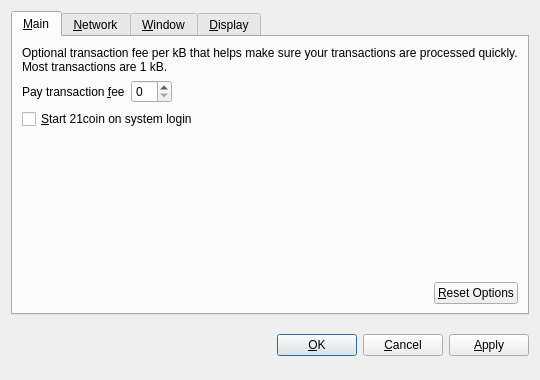
<?xml version="1.0" encoding="UTF-8"?>
<ui version="4.0">
 <class>OptionsDialog</class>
 <widget class="QDialog" name="OptionsDialog">
  <property name="geometry">
   <rect>
    <x>0</x>
    <y>0</y>
    <width>540</width>
    <height>380</height>
   </rect>
  </property>
  <property name="windowTitle">
   <string>Options</string>
  </property>
  <property name="modal">
   <bool>true</bool>
  </property>
  <layout class="QVBoxLayout" name="verticalLayout">
   <item>
    <widget class="QTabWidget" name="tabWidget">
     <property name="tabPosition">
      <enum>QTabWidget::North</enum>
     </property>
     <property name="currentIndex">
      <number>0</number>
     </property>
     <widget class="QWidget" name="tabMain">
      <attribute name="title">
       <string>&amp;Main</string>
      </attribute>
      <layout class="QVBoxLayout" name="verticalLayout_Main">
       <item>
        <widget class="QLabel" name="transactionFeeInfoLabel">
         <property name="text">
          <string>Optional transaction fee per kB that helps make sure your transactions are processed quickly. Most transactions are 1 kB.</string>
         </property>
         <property name="textFormat">
          <enum>Qt::PlainText</enum>
         </property>
         <property name="wordWrap">
          <bool>true</bool>
         </property>
        </widget>
       </item>
       <item>
        <layout class="QHBoxLayout" name="horizontalLayout_1_Main">
         <item>
          <widget class="QLabel" name="transactionFeeLabel">
           <property name="text">
            <string>Pay transaction &amp;fee</string>
           </property>
           <property name="textFormat">
            <enum>Qt::PlainText</enum>
           </property>
           <property name="buddy">
            <cstring>transactionFee</cstring>
           </property>
          </widget>
         </item>
         <item>
          <widget class="BitcoinAmountField" name="transactionFee"/>
         </item>
         <item>
          <spacer name="horizontalSpacer_1_Main">
           <property name="orientation">
            <enum>Qt::Horizontal</enum>
           </property>
           <property name="sizeHint" stdset="0">
            <size>
             <width>40</width>
             <height>20</height>
            </size>
           </property>
          </spacer>
         </item>
        </layout>
       </item>
       <item>
        <widget class="QCheckBox" name="bitcoinAtStartup">
         <property name="toolTip">
          <string>Automatically start 21coin after logging in to the system.</string>
         </property>
         <property name="text">
          <string>&amp;Start 21coin on system login</string>
         </property>
        </widget>
       </item>
       <item>
        <spacer name="verticalSpacer_Main">
         <property name="orientation">
          <enum>Qt::Vertical</enum>
         </property>
         <property name="sizeHint" stdset="0">
          <size>
           <width>20</width>
           <height>40</height>
          </size>
         </property>
        </spacer>
       </item>
       <item>
        <layout class="QHBoxLayout" name="horizontalLayout_2_Main">
         <item>
          <spacer name="horizontalSpacer_2_Main">
           <property name="orientation">
            <enum>Qt::Horizontal</enum>
           </property>
           <property name="sizeHint" stdset="0">
            <size>
             <width>40</width>
             <height>20</height>
            </size>
           </property>
          </spacer>
         </item>
         <item>
          <widget class="QPushButton" name="resetButton">
           <property name="toolTip">
            <string>Reset all client options to default.</string>
           </property>
           <property name="text">
            <string>&amp;Reset Options</string>
           </property>
           <property name="autoDefault">
            <bool>false</bool>
           </property>
          </widget>
         </item>
        </layout>
       </item>
      </layout>
     </widget>
     <widget class="QWidget" name="tabNetwork">
      <attribute name="title">
       <string>&amp;Network</string>
      </attribute>
      <layout class="QVBoxLayout" name="verticalLayout_Network">
       <item>
        <widget class="QCheckBox" name="mapPortUpnp">
         <property name="toolTip">
          <string>Automatically open the 21coin client port on the router. This only works when your router supports UPnP and it is enabled.</string>
         </property>
         <property name="text">
          <string>Map port using &amp;UPnP</string>
         </property>
        </widget>
       </item>
       <item>
        <widget class="QCheckBox" name="connectSocks">
         <property name="toolTip">
          <string>Connect to the 21coin network through a SOCKS proxy (e.g. when connecting through Tor).</string>
         </property>
         <property name="text">
          <string>&amp;Connect through SOCKS proxy:</string>
         </property>
        </widget>
       </item>
       <item>
        <layout class="QHBoxLayout" name="horizontalLayout_Network">
         <item>
          <widget class="QLabel" name="proxyIpLabel">
           <property name="text">
            <string>Proxy &amp;IP:</string>
           </property>
           <property name="textFormat">
            <enum>Qt::PlainText</enum>
           </property>
           <property name="buddy">
            <cstring>proxyIp</cstring>
           </property>
          </widget>
         </item>
         <item>
          <widget class="QValidatedLineEdit" name="proxyIp">
           <property name="maximumSize">
            <size>
             <width>140</width>
             <height>16777215</height>
            </size>
           </property>
           <property name="toolTip">
            <string>IP address of the proxy (e.g. 127.0.0.1)</string>
           </property>
          </widget>
         </item>
         <item>
          <widget class="QLabel" name="proxyPortLabel">
           <property name="text">
            <string>&amp;Port:</string>
           </property>
           <property name="textFormat">
            <enum>Qt::PlainText</enum>
           </property>
           <property name="buddy">
            <cstring>proxyPort</cstring>
           </property>
          </widget>
         </item>
         <item>
          <widget class="QLineEdit" name="proxyPort">
           <property name="maximumSize">
            <size>
             <width>55</width>
             <height>16777215</height>
            </size>
           </property>
           <property name="toolTip">
            <string>Port of the proxy (e.g. 9050)</string>
           </property>
          </widget>
         </item>
         <item>
          <widget class="QLabel" name="socksVersionLabel">
           <property name="text">
            <string>SOCKS &amp;Version:</string>
           </property>
           <property name="textFormat">
            <enum>Qt::PlainText</enum>
           </property>
           <property name="buddy">
            <cstring>socksVersion</cstring>
           </property>
          </widget>
         </item>
         <item>
          <widget class="QValueComboBox" name="socksVersion">
           <property name="toolTip">
            <string>SOCKS version of the proxy (e.g. 5)</string>
           </property>
          </widget>
         </item>
         <item>
          <spacer name="horizontalSpacer_Network">
           <property name="orientation">
            <enum>Qt::Horizontal</enum>
           </property>
           <property name="sizeHint" stdset="0">
            <size>
             <width>40</width>
             <height>20</height>
            </size>
           </property>
          </spacer>
         </item>
        </layout>
       </item>
       <item>
        <spacer name="verticalSpacer_Network">
         <property name="orientation">
          <enum>Qt::Vertical</enum>
         </property>
         <property name="sizeHint" stdset="0">
          <size>
           <width>20</width>
           <height>40</height>
          </size>
         </property>
        </spacer>
       </item>
      </layout>
     </widget>
     <widget class="QWidget" name="tabWindow">
      <attribute name="title">
       <string>&amp;Window</string>
      </attribute>
      <layout class="QVBoxLayout" name="verticalLayout_Window">
       <item>
        <widget class="QCheckBox" name="minimizeToTray">
         <property name="toolTip">
          <string>Show only a tray icon after minimizing the window.</string>
         </property>
         <property name="text">
          <string>&amp;Minimize to the tray instead of the taskbar</string>
         </property>
        </widget>
       </item>
       <item>
        <widget class="QCheckBox" name="minimizeOnClose">
         <property name="toolTip">
          <string>Minimize instead of exit the application when the window is closed. When this option is enabled, the application will be closed only after selecting Quit in the menu.</string>
         </property>
         <property name="text">
          <string>M&amp;inimize on close</string>
         </property>
        </widget>
       </item>
       <item>
        <spacer name="verticalSpacer_Window">
         <property name="orientation">
          <enum>Qt::Vertical</enum>
         </property>
         <property name="sizeHint" stdset="0">
          <size>
           <width>20</width>
           <height>40</height>
          </size>
         </property>
        </spacer>
       </item>
      </layout>
     </widget>
     <widget class="QWidget" name="tabDisplay">
      <attribute name="title">
       <string>&amp;Display</string>
      </attribute>
      <layout class="QVBoxLayout" name="verticalLayout_Display">
       <item>
        <layout class="QHBoxLayout" name="horizontalLayout_1_Display">
         <item>
          <widget class="QLabel" name="langLabel">
           <property name="text">
            <string>User Interface &amp;language:</string>
           </property>
           <property name="textFormat">
            <enum>Qt::PlainText</enum>
           </property>
           <property name="buddy">
            <cstring>lang</cstring>
           </property>
          </widget>
         </item>
         <item>
          <widget class="QValueComboBox" name="lang">
           <property name="toolTip">
            <string>The user interface language can be set here. This setting will take effect after restarting 21coin.</string>
           </property>
          </widget>
         </item>
        </layout>
       </item>
       <item>
        <layout class="QHBoxLayout" name="horizontalLayout_2_Display">
         <item>
          <widget class="QLabel" name="unitLabel">
           <property name="text">
            <string>&amp;Unit to show amounts in:</string>
           </property>
           <property name="textFormat">
            <enum>Qt::PlainText</enum>
           </property>
           <property name="buddy">
            <cstring>unit</cstring>
           </property>
          </widget>
         </item>
         <item>
          <widget class="QValueComboBox" name="unit">
           <property name="toolTip">
            <string>Choose the default subdivision unit to show in the interface and when sending coins.</string>
           </property>
          </widget>
         </item>
        </layout>
       </item>
       <item>
        <widget class="QCheckBox" name="displayAddresses">
         <property name="toolTip">
          <string>Whether to show 21coin addresses in the transaction list or not.</string>
         </property>
         <property name="text">
          <string>&amp;Display addresses in transaction list</string>
         </property>
        </widget>
       </item>
       <item>
        <spacer name="verticalSpacer_Display">
         <property name="orientation">
          <enum>Qt::Vertical</enum>
         </property>
         <property name="sizeHint" stdset="0">
          <size>
           <width>20</width>
           <height>40</height>
          </size>
         </property>
        </spacer>
       </item>
      </layout>
     </widget>
    </widget>
   </item>
   <item>
    <layout class="QHBoxLayout" name="horizontalLayout_Buttons">
     <item>
      <spacer name="horizontalSpacer_1">
       <property name="orientation">
        <enum>Qt::Horizontal</enum>
       </property>
       <property name="sizeHint" stdset="0">
        <size>
         <width>40</width>
         <height>48</height>
        </size>
       </property>
      </spacer>
     </item>
     <item>
      <widget class="QLabel" name="statusLabel">
       <property name="font">
        <font>
         <weight>75</weight>
         <bold>true</bold>
        </font>
       </property>
       <property name="text">
        <string/>
       </property>
       <property name="textFormat">
        <enum>Qt::PlainText</enum>
       </property>
       <property name="wordWrap">
        <bool>true</bool>
       </property>
      </widget>
     </item>
     <item>
      <spacer name="horizontalSpacer_2">
       <property name="orientation">
        <enum>Qt::Horizontal</enum>
       </property>
       <property name="sizeHint" stdset="0">
        <size>
         <width>40</width>
         <height>48</height>
        </size>
       </property>
      </spacer>
     </item>
     <item>
      <widget class="QPushButton" name="okButton">
       <property name="text">
        <string>&amp;OK</string>
       </property>
      </widget>
     </item>
     <item>
      <widget class="QPushButton" name="cancelButton">
       <property name="text">
        <string>&amp;Cancel</string>
       </property>
       <property name="autoDefault">
        <bool>false</bool>
       </property>
      </widget>
     </item>
     <item>
      <widget class="QPushButton" name="applyButton">
       <property name="text">
        <string>&amp;Apply</string>
       </property>
       <property name="autoDefault">
        <bool>false</bool>
       </property>
      </widget>
     </item>
    </layout>
   </item>
  </layout>
 </widget>
 <customwidgets>
  <customwidget>
   <class>BitcoinAmountField</class>
   <extends>QSpinBox</extends>
   <header>bitcoinamountfield.h</header>
  </customwidget>
  <customwidget>
   <class>QValueComboBox</class>
   <extends>QComboBox</extends>
   <header>qvaluecombobox.h</header>
  </customwidget>
  <customwidget>
   <class>QValidatedLineEdit</class>
   <extends>QLineEdit</extends>
   <header>qvalidatedlineedit.h</header>
  </customwidget>
 </customwidgets>
 <resources/>
 <connections/>
</ui>
